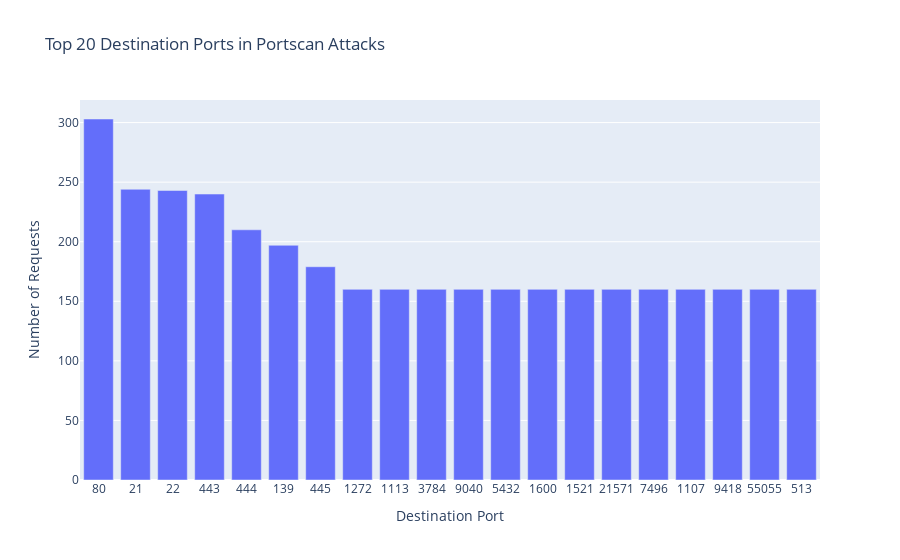

The cell this chart's notebook holds for it:
### Code cell
import plotly.express as px

# Aggregate counts by destination port
port_scan_dest_ports = port_scan_df['Dst Port'].value_counts().reset_index()
port_scan_dest_ports.columns = ['Dst Port', 'Request Count']

# Plot the bar chart
fig = px.bar(port_scan_dest_ports.head(20), x='Dst Port', y='Request Count',
             title='Top 20 Destination Ports in Portscan Attacks',
             labels={'Dst Port': 'Destination Port', 'Request Count': 'Number of Requests'})
fig.show()

### Figure 1 — Plotly figure (JSON) as saved in the notebook; plotly's stock layout.template omitted (floating-point values rounded to 4 significant figures)
{"data": [{"alignmentgroup": "True", "hovertemplate": "Destination Port=%{x}<br>Number of Requests=%{y}<extra></extra>", "legendgroup": "", "marker": {"color": "#636efa", "pattern": {"shape": ""}}, "name": "", "offsetgroup": "", "orientation": "v", "showlegend": false, "textposition": "auto", "type": "bar", "x": ["80", "21", "22", "443", "444", "139", "445", "1272", "1113", "3784", "9040", "5432", "1600", "1521", "21571", "7496", "1107", "9418", "55055", "513"], "xaxis": "x", "y": [303, 244, 243, 240, 210, 197, 179, 160, 160, 160, 160, 160, 160, 160, 160, 160, 160, 160, 160, 160], "yaxis": "y"}], "layout": {"barmode": "relative", "legend": {"tracegroupgap": 0}, "title": {"text": "Top 20 Destination Ports in Portscan Attacks"}, "xaxis": {"anchor": "y", "domain": [0, 1], "title": {"text": "Destination Port"}}, "yaxis": {"anchor": "x", "domain": [0, 1], "title": {"text": "Number of Requests"}}}}
